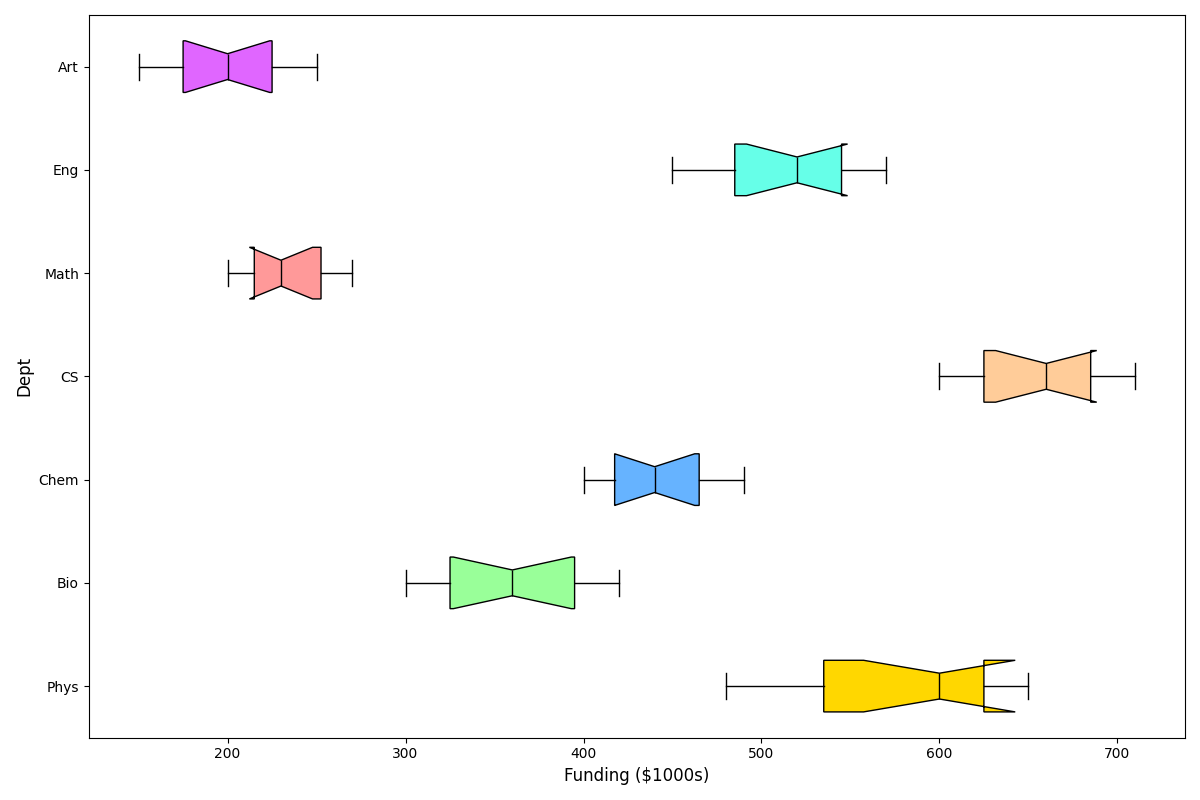

Write Python code to recreate this figure.
import matplotlib.pyplot as plt

departments = ['Phys', 'Bio', 'Chem', 'CS', 'Math', 'Eng', 'Art']
funding_data = {
    'Phys': [500, 520, 480, 550, 570, 600, 620, 610, 640, 630, 650],
    'Bio': [300, 320, 310, 330, 340, 360, 380, 390, 400, 410, 420],
    'Chem': [400, 410, 415, 420, 430, 440, 450, 460, 470, 480, 490],
    'CS': [600, 610, 620, 630, 640, 660, 670, 680, 690, 700, 710],
    'Math': [200, 210, 205, 220, 225, 230, 240, 250, 255, 260, 270],
    'Eng': [450, 470, 480, 490, 510, 520, 530, 540, 550, 560, 570],
    'Art': [150, 160, 170, 180, 190, 200, 210, 220, 230, 240, 250],
}

funding_list = [funding_data[dept] for dept in departments]

fig, ax = plt.subplots(figsize=(12, 8))

box = ax.boxplot(funding_list, vert=False, patch_artist=True, labels=departments, notch=True)

# Shuffled colors for the boxes
shuffled_colors = ['#FFD700', '#99FF99', '#66B3FF', '#FFCC99', '#FF9999', '#66FFE8', '#E066FF']
for patch, color in zip(box['boxes'], shuffled_colors):
    patch.set_facecolor(color)

plt.setp(box['medians'], color='black')

ax.set_xlabel('Funding ($1000s)', fontsize=12)
ax.set_ylabel('Dept', fontsize=12)

plt.tight_layout()
plt.show()
